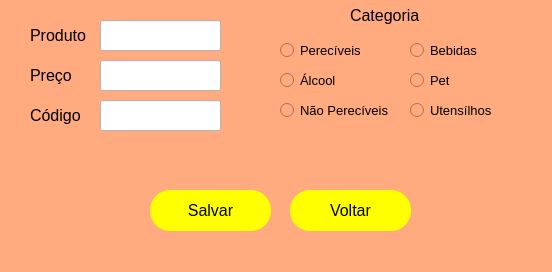
<?xml version="1.0" encoding="UTF-8"?>
<ui version="4.0">
 <class>MainWindow</class>
 <widget class="QMainWindow" name="MainWindow">
  <property name="geometry">
   <rect>
    <x>0</x>
    <y>0</y>
    <width>552</width>
    <height>272</height>
   </rect>
  </property>
  <property name="windowTitle">
   <string>MainWindow</string>
  </property>
  <property name="styleSheet">
   <string notr="true">background-color: rgb(255, 170, 127);</string>
  </property>
  <widget class="QWidget" name="centralwidget">
   <widget class="QPushButton" name="pushButton">
    <property name="geometry">
     <rect>
      <x>150</x>
      <y>190</y>
      <width>121</width>
      <height>41</height>
     </rect>
    </property>
    <property name="font">
     <font>
      <pointsize>12</pointsize>
     </font>
    </property>
    <property name="styleSheet">
     <string notr="true">background-color: rgb(255, 255, 0);
border-radius:20px;
border-width:2px;
</string>
    </property>
    <property name="text">
     <string>Salvar</string>
    </property>
   </widget>
   <widget class="QLineEdit" name="lineEdit">
    <property name="geometry">
     <rect>
      <x>100</x>
      <y>20</y>
      <width>121</width>
      <height>31</height>
     </rect>
    </property>
    <property name="styleSheet">
     <string notr="true">background-color: rgb(255, 255, 255);</string>
    </property>
   </widget>
   <widget class="QLineEdit" name="lineEdit_2">
    <property name="geometry">
     <rect>
      <x>100</x>
      <y>60</y>
      <width>121</width>
      <height>31</height>
     </rect>
    </property>
    <property name="styleSheet">
     <string notr="true">background-color: rgb(255, 255, 255);</string>
    </property>
   </widget>
   <widget class="QLineEdit" name="lineEdit_3">
    <property name="geometry">
     <rect>
      <x>100</x>
      <y>100</y>
      <width>121</width>
      <height>31</height>
     </rect>
    </property>
    <property name="styleSheet">
     <string notr="true">background-color: rgb(255, 255, 255);</string>
    </property>
   </widget>
   <widget class="QLabel" name="label">
    <property name="geometry">
     <rect>
      <x>30</x>
      <y>20</y>
      <width>61</width>
      <height>31</height>
     </rect>
    </property>
    <property name="font">
     <font>
      <pointsize>12</pointsize>
     </font>
    </property>
    <property name="text">
     <string>Produto</string>
    </property>
   </widget>
   <widget class="QLabel" name="label_2">
    <property name="geometry">
     <rect>
      <x>30</x>
      <y>60</y>
      <width>61</width>
      <height>31</height>
     </rect>
    </property>
    <property name="font">
     <font>
      <pointsize>12</pointsize>
     </font>
    </property>
    <property name="text">
     <string>Preço</string>
    </property>
   </widget>
   <widget class="QLabel" name="label_3">
    <property name="geometry">
     <rect>
      <x>30</x>
      <y>100</y>
      <width>61</width>
      <height>31</height>
     </rect>
    </property>
    <property name="font">
     <font>
      <pointsize>12</pointsize>
     </font>
    </property>
    <property name="text">
     <string>Código</string>
    </property>
   </widget>
   <widget class="QLabel" name="label_4">
    <property name="geometry">
     <rect>
      <x>350</x>
      <y>0</y>
      <width>71</width>
      <height>31</height>
     </rect>
    </property>
    <property name="font">
     <font>
      <pointsize>12</pointsize>
     </font>
    </property>
    <property name="text">
     <string>Categoria</string>
    </property>
   </widget>
   <widget class="QRadioButton" name="radioButton">
    <property name="geometry">
     <rect>
      <x>280</x>
      <y>40</y>
      <width>91</width>
      <height>21</height>
     </rect>
    </property>
    <property name="font">
     <font>
      <pointsize>10</pointsize>
     </font>
    </property>
    <property name="text">
     <string>Perecíveis</string>
    </property>
   </widget>
   <widget class="QRadioButton" name="radioButton_2">
    <property name="geometry">
     <rect>
      <x>280</x>
      <y>70</y>
      <width>91</width>
      <height>21</height>
     </rect>
    </property>
    <property name="font">
     <font>
      <pointsize>10</pointsize>
     </font>
    </property>
    <property name="text">
     <string>Álcool</string>
    </property>
   </widget>
   <widget class="QRadioButton" name="radioButton_3">
    <property name="geometry">
     <rect>
      <x>280</x>
      <y>100</y>
      <width>111</width>
      <height>21</height>
     </rect>
    </property>
    <property name="font">
     <font>
      <pointsize>10</pointsize>
     </font>
    </property>
    <property name="text">
     <string>Não Perecíveis</string>
    </property>
   </widget>
   <widget class="QRadioButton" name="radioButton_4">
    <property name="geometry">
     <rect>
      <x>410</x>
      <y>40</y>
      <width>91</width>
      <height>21</height>
     </rect>
    </property>
    <property name="font">
     <font>
      <pointsize>10</pointsize>
     </font>
    </property>
    <property name="text">
     <string>Bebidas</string>
    </property>
   </widget>
   <widget class="QRadioButton" name="radioButton_5">
    <property name="geometry">
     <rect>
      <x>410</x>
      <y>70</y>
      <width>91</width>
      <height>21</height>
     </rect>
    </property>
    <property name="font">
     <font>
      <pointsize>10</pointsize>
     </font>
    </property>
    <property name="text">
     <string>Pet</string>
    </property>
   </widget>
   <widget class="QRadioButton" name="radioButton_6">
    <property name="geometry">
     <rect>
      <x>410</x>
      <y>100</y>
      <width>91</width>
      <height>21</height>
     </rect>
    </property>
    <property name="font">
     <font>
      <pointsize>10</pointsize>
     </font>
    </property>
    <property name="text">
     <string>Utensílhos</string>
    </property>
   </widget>
   <widget class="QPushButton" name="pushButton_2">
    <property name="geometry">
     <rect>
      <x>290</x>
      <y>190</y>
      <width>121</width>
      <height>41</height>
     </rect>
    </property>
    <property name="font">
     <font>
      <pointsize>12</pointsize>
     </font>
    </property>
    <property name="styleSheet">
     <string notr="true">background-color: rgb(255, 255, 0);
border-radius:20px;
border-width:2px;
</string>
    </property>
    <property name="text">
     <string>Voltar</string>
    </property>
   </widget>
  </widget>
  <widget class="QMenuBar" name="menubar">
   <property name="geometry">
    <rect>
     <x>0</x>
     <y>0</y>
     <width>552</width>
     <height>21</height>
    </rect>
   </property>
  </widget>
  <widget class="QStatusBar" name="statusbar"/>
 </widget>
 <resources/>
 <connections/>
</ui>
